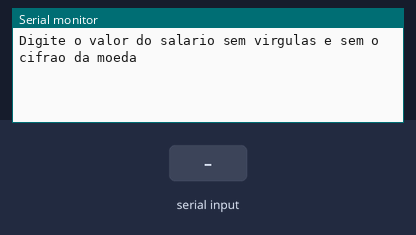
Recording of a sketch running on a simulated Arduino Uno, built with avr-gcc and run on an emulated ATmega328P. Shown: the last lines printed to the serial monitor. The test bench sets the inputs (shaded band).

Above: at 2.2 s.
2.3 s: "90,45\n" received over Serial
At 3.5 s:
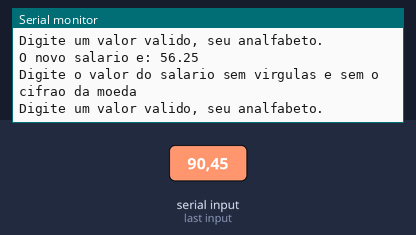
3.8 s: "30,150\n" received over Serial
At 3.96 s:
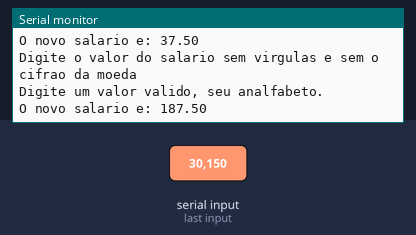
Timing chart, 0 to 6.8 s (numbered marks = the images above; inputs shaded):
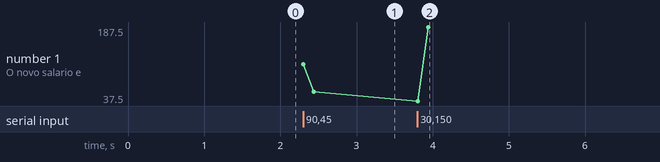

The sketch:

LPA_exercicio1.ino
```cpp
float sal, novo_sal;

float aguardaEntradaNumerica() {
  while (!Serial.available()) {
    //aguarda até que um valor seja digitado
  }

  //verifica se a entrada é numérica ou ponto
  while (!isdigit(Serial.peek()) && Serial.peek() != '.') {
    //descarta a entrada não numérica
    Serial.read();
    Serial.println("Digite um valor valido, seu analfabeto.");
    while (Serial.available() == 0) {

      //aguarda a nova entrada do usuário
    }
  }
  //retornar o valor digitado no serial em tipo float
  return Serial.parseFloat();
}
void setup() {
  // put your setup code here, to run once:
  Serial.begin(9600);

  delay(1000);
}

void loop() {
  // put your main code here, to run repeatedly:
  Serial.println("Digite o valor do salario sem virgulas e sem o cifrao da moeda");
  sal = aguardaEntradaNumerica();
  novo_sal = sal + (sal * 25 / 100);
  Serial.print("O novo salario e: ");
  Serial.println(novo_sal);
}
```

Measured:
- after the input at 2.3 s, the serial monitor: prints a new line at once (image 1)
- after the input at 3.8 s, the serial monitor: prints a new line at once (image 2)
- plotted number 1: 56.25 → 187.5 after the input at 3.8 s
